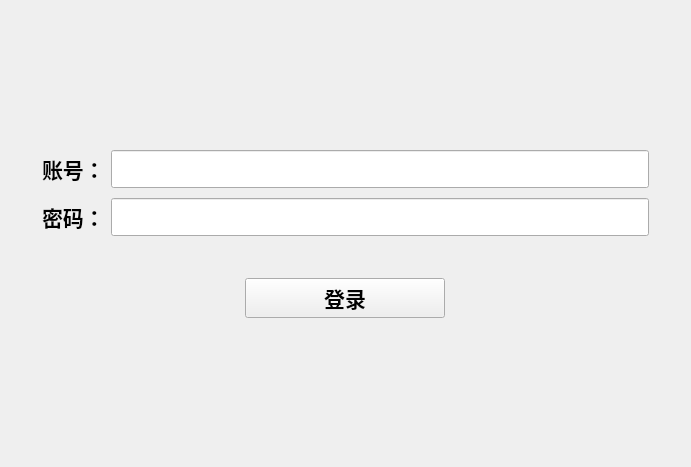
<?xml version="1.0" encoding="UTF-8"?>
<ui version="4.0">
 <class>LxLoginWidget</class>
 <widget class="QWidget" name="LxLoginWidget">
  <property name="geometry">
   <rect>
    <x>0</x>
    <y>0</y>
    <width>691</width>
    <height>467</height>
   </rect>
  </property>
  <property name="windowTitle">
   <string>LxLoginWidget</string>
  </property>
  <layout class="QGridLayout" name="gridLayout">
   <item row="0" column="0">
    <widget class="QWidget" name="uCellWidget" native="true">
     <layout class="QGridLayout" name="gridLayout_2">
      <property name="leftMargin">
       <number>20</number>
      </property>
      <property name="topMargin">
       <number>20</number>
      </property>
      <property name="rightMargin">
       <number>20</number>
      </property>
      <property name="bottomMargin">
       <number>20</number>
      </property>
      <item row="0" column="0">
       <widget class="QStackedWidget" name="uLoginTabWidget">
        <property name="currentIndex">
         <number>0</number>
        </property>
        <widget class="QWidget" name="page">
         <layout class="QVBoxLayout" name="verticalLayout">
          <property name="spacing">
           <number>10</number>
          </property>
          <item>
           <spacer name="verticalSpacer_3">
            <property name="orientation">
             <enum>Qt::Orientation::Vertical</enum>
            </property>
            <property name="sizeHint" stdset="0">
             <size>
              <width>20</width>
              <height>40</height>
             </size>
            </property>
           </spacer>
          </item>
          <item>
           <layout class="QHBoxLayout" name="horizontalLayout">
            <item>
             <widget class="QLabel" name="uLoginUserLabel">
              <property name="font">
               <font>
                <family>宋体</family>
                <pointsize>16</pointsize>
                <bold>true</bold>
               </font>
              </property>
              <property name="text">
               <string>账号：</string>
              </property>
             </widget>
            </item>
            <item>
             <widget class="QLineEdit" name="uLoginUserInput">
              <property name="font">
               <font>
                <family>宋体</family>
                <pointsize>16</pointsize>
               </font>
              </property>
             </widget>
            </item>
           </layout>
          </item>
          <item>
           <layout class="QHBoxLayout" name="horizontalLayout_2">
            <item>
             <widget class="QLabel" name="uLoginPasswordLabel">
              <property name="font">
               <font>
                <family>宋体</family>
                <pointsize>16</pointsize>
                <bold>true</bold>
               </font>
              </property>
              <property name="text">
               <string>密码：</string>
              </property>
             </widget>
            </item>
            <item>
             <widget class="QLineEdit" name="uLoginPasswordInput">
              <property name="font">
               <font>
                <family>宋体</family>
                <pointsize>16</pointsize>
               </font>
              </property>
             </widget>
            </item>
           </layout>
          </item>
          <item>
           <widget class="QLabel" name="uLogintipsLabel">
            <property name="font">
             <font>
              <family>宋体</family>
              <pointsize>12</pointsize>
             </font>
            </property>
            <property name="text">
             <string/>
            </property>
            <property name="alignment">
             <set>Qt::AlignmentFlag::AlignCenter</set>
            </property>
           </widget>
          </item>
          <item>
           <layout class="QHBoxLayout" name="horizontalLayout_3">
            <item>
             <widget class="QPushButton" name="uButLogin">
              <property name="maximumSize">
               <size>
                <width>200</width>
                <height>16777215</height>
               </size>
              </property>
              <property name="font">
               <font>
                <family>宋体</family>
                <pointsize>16</pointsize>
                <bold>true</bold>
               </font>
              </property>
              <property name="text">
               <string>登录</string>
              </property>
             </widget>
            </item>
           </layout>
          </item>
          <item>
           <spacer name="verticalSpacer_4">
            <property name="orientation">
             <enum>Qt::Orientation::Vertical</enum>
            </property>
            <property name="sizeHint" stdset="0">
             <size>
              <width>20</width>
              <height>40</height>
             </size>
            </property>
           </spacer>
          </item>
         </layout>
        </widget>
        <widget class="QWidget" name="page_2">
         <layout class="QVBoxLayout" name="verticalLayout_2">
          <item>
           <spacer name="verticalSpacer">
            <property name="orientation">
             <enum>Qt::Orientation::Vertical</enum>
            </property>
            <property name="sizeHint" stdset="0">
             <size>
              <width>20</width>
              <height>40</height>
             </size>
            </property>
           </spacer>
          </item>
          <item>
           <layout class="QHBoxLayout" name="horizontalLayout_4">
            <item>
             <widget class="QLabel" name="uInfoNameLabel">
              <property name="maximumSize">
               <size>
                <width>100</width>
                <height>16777215</height>
               </size>
              </property>
              <property name="font">
               <font>
                <family>宋体</family>
                <pointsize>16</pointsize>
                <bold>true</bold>
               </font>
              </property>
              <property name="text">
               <string>用户：</string>
              </property>
             </widget>
            </item>
            <item>
             <widget class="QLabel" name="uInfoNameShow">
              <property name="font">
               <font>
                <family>宋体</family>
                <pointsize>16</pointsize>
                <bold>true</bold>
               </font>
              </property>
              <property name="text">
               <string>xxxxxx</string>
              </property>
             </widget>
            </item>
           </layout>
          </item>
          <item>
           <layout class="QHBoxLayout" name="horizontalLayout_5">
            <item>
             <widget class="QLabel" name="uInfoUserLabel">
              <property name="maximumSize">
               <size>
                <width>100</width>
                <height>16777215</height>
               </size>
              </property>
              <property name="font">
               <font>
                <family>宋体</family>
                <pointsize>16</pointsize>
                <bold>true</bold>
               </font>
              </property>
              <property name="text">
               <string>账号：</string>
              </property>
             </widget>
            </item>
            <item>
             <widget class="QLabel" name="uInfoUserShow">
              <property name="font">
               <font>
                <family>宋体</family>
                <pointsize>16</pointsize>
                <bold>true</bold>
               </font>
              </property>
              <property name="text">
               <string>xxxxxx</string>
              </property>
             </widget>
            </item>
           </layout>
          </item>
          <item>
           <layout class="QHBoxLayout" name="horizontalLayout_6">
            <item>
             <widget class="QPushButton" name="uButQuitLogin">
              <property name="maximumSize">
               <size>
                <width>200</width>
                <height>16777215</height>
               </size>
              </property>
              <property name="font">
               <font>
                <family>宋体</family>
                <pointsize>16</pointsize>
                <bold>true</bold>
               </font>
              </property>
              <property name="text">
               <string>退出</string>
              </property>
             </widget>
            </item>
           </layout>
          </item>
          <item>
           <spacer name="verticalSpacer_2">
            <property name="orientation">
             <enum>Qt::Orientation::Vertical</enum>
            </property>
            <property name="sizeHint" stdset="0">
             <size>
              <width>20</width>
              <height>40</height>
             </size>
            </property>
           </spacer>
          </item>
          <item>
           <layout class="QHBoxLayout" name="horizontalLayout_7">
            <item>
             <widget class="QLabel" name="uEditPasswordOldLabel">
              <property name="font">
               <font>
                <family>宋体</family>
                <pointsize>16</pointsize>
                <bold>true</bold>
               </font>
              </property>
              <property name="text">
               <string>旧密码：</string>
              </property>
             </widget>
            </item>
            <item>
             <widget class="QLineEdit" name="uEditPasswordOldInput">
              <property name="font">
               <font>
                <family>宋体</family>
                <pointsize>16</pointsize>
               </font>
              </property>
              <property name="text">
               <string>xxxxx</string>
              </property>
             </widget>
            </item>
           </layout>
          </item>
          <item>
           <layout class="QHBoxLayout" name="horizontalLayout_8">
            <item>
             <widget class="QLabel" name="uEditPasswordNewLabel">
              <property name="font">
               <font>
                <family>宋体</family>
                <pointsize>16</pointsize>
                <bold>true</bold>
               </font>
              </property>
              <property name="text">
               <string>新密码：</string>
              </property>
             </widget>
            </item>
            <item>
             <widget class="QLineEdit" name="uEditPasswordNewInput">
              <property name="font">
               <font>
                <family>宋体</family>
                <pointsize>16</pointsize>
               </font>
              </property>
              <property name="text">
               <string>xxxxx</string>
              </property>
             </widget>
            </item>
           </layout>
          </item>
          <item>
           <layout class="QHBoxLayout" name="horizontalLayout_9">
            <item>
             <widget class="QLabel" name="uEditPasswordNew2Label">
              <property name="font">
               <font>
                <family>宋体</family>
                <pointsize>16</pointsize>
                <bold>true</bold>
               </font>
              </property>
              <property name="text">
               <string>重复密码：</string>
              </property>
             </widget>
            </item>
            <item>
             <widget class="QLineEdit" name="uEditPasswordNew2Input">
              <property name="font">
               <font>
                <family>宋体</family>
                <pointsize>16</pointsize>
               </font>
              </property>
              <property name="text">
               <string>xxxxx</string>
              </property>
             </widget>
            </item>
           </layout>
          </item>
          <item>
           <widget class="QLabel" name="uEditPasswordTipsLabel">
            <property name="font">
             <font>
              <family>宋体</family>
              <pointsize>12</pointsize>
             </font>
            </property>
            <property name="text">
             <string/>
            </property>
            <property name="alignment">
             <set>Qt::AlignmentFlag::AlignCenter</set>
            </property>
           </widget>
          </item>
          <item>
           <layout class="QHBoxLayout" name="horizontalLayout_10">
            <item>
             <widget class="QPushButton" name="uButEditPassword">
              <property name="maximumSize">
               <size>
                <width>200</width>
                <height>16777215</height>
               </size>
              </property>
              <property name="font">
               <font>
                <family>宋体</family>
                <pointsize>16</pointsize>
                <bold>true</bold>
               </font>
              </property>
              <property name="text">
               <string>修改密码</string>
              </property>
             </widget>
            </item>
           </layout>
          </item>
          <item>
           <spacer name="verticalSpacer_5">
            <property name="orientation">
             <enum>Qt::Orientation::Vertical</enum>
            </property>
            <property name="sizeHint" stdset="0">
             <size>
              <width>20</width>
              <height>40</height>
             </size>
            </property>
           </spacer>
          </item>
         </layout>
        </widget>
       </widget>
      </item>
     </layout>
    </widget>
   </item>
  </layout>
 </widget>
 <layoutdefault spacing="6" margin="11"/>
 <resources/>
 <connections/>
</ui>
